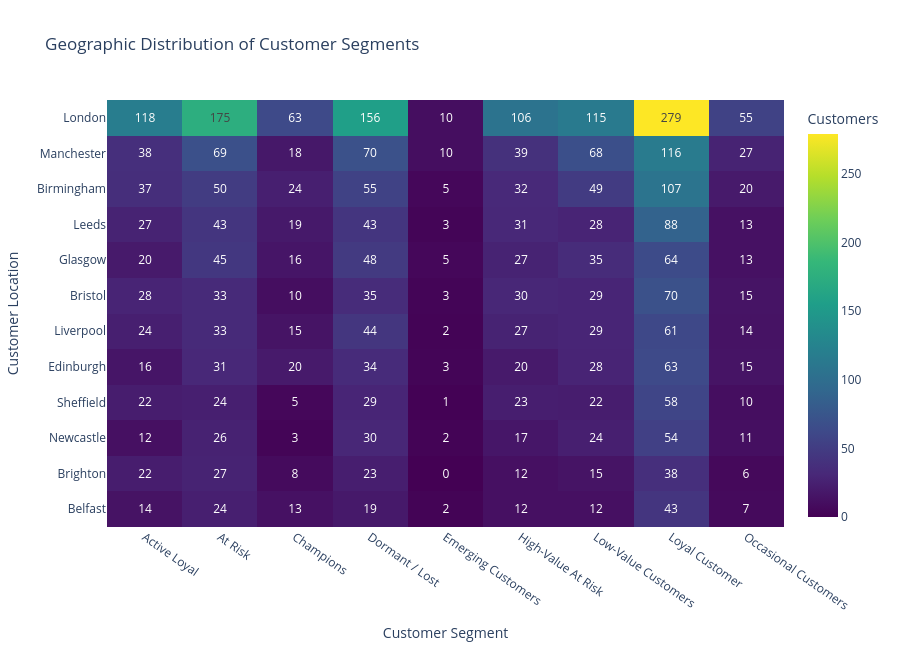

The code cell stored with this chart in its notebook:
### Markdown cell above
4. Geographic Distribution of Customer Segments
- CustLocation: The geographic location associated with each customer.
- Segment: The customer group assigned through K-Means clustering.
- Heatmap: Uses colour intensity to represent the number of customers in each location and segment.
- Top 12 Locations: The twelve locations with the highest customer counts.
- Purpose: To identify geographic concentrations of loyal, high-value and at-risk customers for targeted marketing and retention strategies.

### Code cell
import pandas as pd
import plotly.express as px

# Identify the 12 locations with the most customers
top_locations = (
    modelling_data["CustLocation"]
    .value_counts()
    .head(12)
    .index
)

# Filter the dataset
geo_data = modelling_data[
    modelling_data["CustLocation"].isin(top_locations)
]

# Count customers by location and segment
geo_profile = pd.crosstab(
    geo_data["CustLocation"],
    geo_data["Segment"]
)

# Sort locations by total customer count
geo_profile = geo_profile.loc[
    geo_profile.sum(axis=1)
    .sort_values(ascending=False)
    .index
]

# Create the heatmap
fig = px.imshow(
    geo_profile,
    labels={
        "x": "Customer Segment",
        "y": "Customer Location",
        "color": "Customers"
    },
    color_continuous_scale="Viridis",
    aspect="auto",
    text_auto=True,
    title="Geographic Distribution of Customer Segments"
)

fig.update_layout(
    height=650,
    xaxis_tickangle=35,
    template="plotly_white"
)

fig.show()

### Figure 1 — Plotly figure (JSON) as saved in the notebook; plotly's stock layout.template omitted (floating-point values rounded to 4 significant figures)
{"data": [{"coloraxis": "coloraxis", "hovertemplate": "Customer Segment: %{x}<br>Customer Location: %{y}<br>Customers: %{z}<extra></extra>", "name": "0", "texttemplate": "%{z}", "type": "heatmap", "x": ["Active Loyal", "At Risk", "Champions", "Dormant / Lost", "Emerging Customers", "High-Value At Risk", "Low-Value Customers", "Loyal Customer", "Occasional Customers"], "xaxis": "x", "y": ["London", "Manchester", "Birmingham", "Leeds", "Glasgow", "Bristol", "Liverpool", "Edinburgh", "Sheffield", "Newcastle", "Brighton", "Belfast"], "yaxis": "y", "z": [[118, 175, 63, 156, 10, 106, 115, 279, 55], [38, 69, 18, 70, 10, 39, 68, 116, 27], [37, 50, 24, 55, 5, 32, 49, 107, 20], [27, 43, 19, 43, 3, 31, 28, 88, 13], [20, 45, 16, 48, 5, 27, 35, 64, 13], [28, 33, 10, 35, 3, 30, 29, 70, 15], [24, 33, 15, 44, 2, 27, 29, 61, 14], [16, 31, 20, 34, 3, 20, 28, 63, 15], [22, 24, 5, 29, 1, 23, 22, 58, 10], [12, 26, 3, 30, 2, 17, 24, 54, 11], [22, 27, 8, 23, 0, 12, 15, 38, 6], [14, 24, 13, 19, 2, 12, 12, 43, 7]]}], "layout": {"coloraxis": {"autocolorscale": false, "colorbar": {"title": {"text": "Customers"}}, "colorscale": [[0, "#440154"], [0.1111, "#482878"], [0.2222, "#3e4989"], [0.3333, "#31688e"], [0.4444, "#26828e"], [0.5556, "#1f9e89"], [0.6667, "#35b779"], [0.7778, "#6ece58"], [0.8889, "#b5de2b"], [1, "#fde725"]]}, "height": 650, "title": {"text": "Geographic Distribution of Customer Segments"}, "xaxis": {"anchor": "y", "domain": [0, 1], "tickangle": 35, "title": {"text": "Customer Segment"}}, "yaxis": {"anchor": "x", "autorange": "reversed", "domain": [0, 1], "title": {"text": "Customer Location"}}}}
